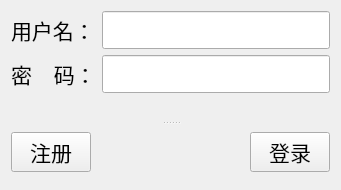
<?xml version="1.0" encoding="UTF-8"?>
<ui version="4.0">
 <class>Client</class>
 <widget class="QWidget" name="Client">
  <property name="geometry">
   <rect>
    <x>0</x>
    <y>0</y>
    <width>341</width>
    <height>190</height>
   </rect>
  </property>
  <property name="windowTitle">
   <string>Widget</string>
  </property>
  <layout class="QGridLayout" name="gridLayout">
   <item row="0" column="0">
    <widget class="QSplitter" name="splitter">
     <property name="orientation">
      <enum>Qt::Vertical</enum>
     </property>
     <widget class="QWidget" name="">
      <layout class="QFormLayout" name="formLayout">
       <item row="0" column="0">
        <widget class="QLabel" name="label">
         <property name="font">
          <font>
           <family>Adobe 宋体 Std L</family>
           <pointsize>16</pointsize>
          </font>
         </property>
         <property name="text">
          <string>用户名：</string>
         </property>
        </widget>
       </item>
       <item row="0" column="1">
        <widget class="QLineEdit" name="lineEdit">
         <property name="font">
          <font>
           <family>Adobe 宋体 Std L</family>
           <pointsize>16</pointsize>
          </font>
         </property>
        </widget>
       </item>
       <item row="1" column="0">
        <widget class="QLabel" name="label_2">
         <property name="font">
          <font>
           <family>Adobe 宋体 Std L</family>
           <pointsize>16</pointsize>
          </font>
         </property>
         <property name="text">
          <string>密    码：</string>
         </property>
        </widget>
       </item>
       <item row="1" column="1">
        <widget class="QLineEdit" name="lineEdit_2">
         <property name="font">
          <font>
           <family>Adobe 宋体 Std L</family>
           <pointsize>16</pointsize>
          </font>
         </property>
         <property name="echoMode">
          <enum>QLineEdit::Password</enum>
         </property>
        </widget>
       </item>
      </layout>
     </widget>
     <widget class="QWidget" name="">
      <layout class="QHBoxLayout" name="horizontalLayout">
       <item>
        <widget class="QPushButton" name="pushButton">
         <property name="font">
          <font>
           <family>Adobe 宋体 Std L</family>
           <pointsize>16</pointsize>
          </font>
         </property>
         <property name="text">
          <string>注册</string>
         </property>
        </widget>
       </item>
       <item>
        <spacer name="horizontalSpacer">
         <property name="orientation">
          <enum>Qt::Horizontal</enum>
         </property>
         <property name="sizeHint" stdset="0">
          <size>
           <width>40</width>
           <height>20</height>
          </size>
         </property>
        </spacer>
       </item>
       <item>
        <widget class="QPushButton" name="pushButton_2">
         <property name="font">
          <font>
           <family>Adobe 宋体 Std L</family>
           <pointsize>16</pointsize>
          </font>
         </property>
         <property name="text">
          <string>登录</string>
         </property>
        </widget>
       </item>
      </layout>
     </widget>
    </widget>
   </item>
  </layout>
 </widget>
 <resources/>
 <connections/>
</ui>
